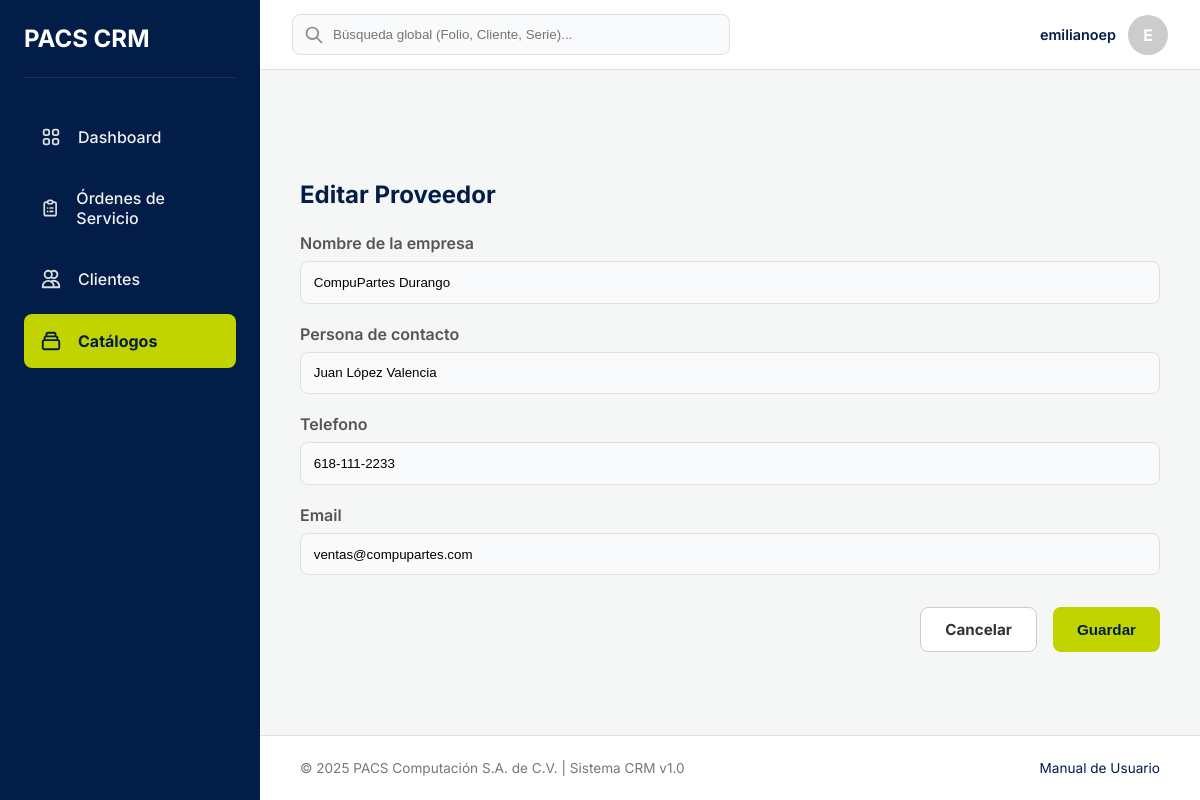
Page /catalogos/proveedores/editar/1/ (signed in) on the committed database.
### catalogo/models.py (models this page shows, shortened)
class Proveedor(models.Model):
    nombre_empresa = models.CharField(max_length=255, unique=True, verbose_name="Nombre de la empresa")
    persona_contacto = models.CharField(max_length=255, blank=True, null=True, verbose_name="Persona de contacto")
    telefono = models.CharField(max_length=20, blank=True, null=True)
    email = models.EmailField(max_length=254, blank=True, null=True)
    class Meta:
        verbose_name = "Proveedor"
        verbose_name_plural = "Proveedores"
        ordering = ['nombre_empresa'] # Ordenar alfabéticamente por defecto

### catalogo/views.py (the view, shortened to what this page needs)
# urls.py: path('proveedores/editar/<int:pk>/', views.ProveedorUpdateView.as_view(), name='editar_proveedor'),
class ProveedorUpdateView(LoginRequiredMixin, SuccessMessageMixin, UpdateView):
    model = Proveedor
    template_name = 'catalogo/proveedor_form.html'
    fields = ['nombre_empresa', 'persona_contacto', 'telefono', 'email']
    success_message = "Proveedor '%(nombre_empresa)s' actualizado correctamente."

### catalogo/templates/catalogo/proveedor_form.html (shortened to what this page needs)
{% extends 'base.html' %}
{% block content %}
<div class="form-card">
    <h2 style="margin-bottom: 1.5rem; color: var(--color-primario);">
        {% if form.instance.pk %}Editar{% else %}Registrar Nuevo{% endif %} Proveedor
    </h2>
    <form method="post">
        {% for field in form %}
        <div class="form-group">
            <label for="{{ field.id_for_label }}">{{ field.label }}</label>
            {{ field }}
        </div>
        {% endfor %}
        <div class="btn-container">
            <a href="{% url 'lista_catalogos' %}?tab=proveedores" class="btn" style="background:#fff; border:1px solid #ccc; color:#333;">Cancelar</a>
            <button type="submit" class="btn btn-action">Guardar</button>
        </div>
    </form>
</div>
{% endblock %}

### templates/base.html (shortened to what this page needs)
{% load static %}
<!DOCTYPE html>
<html lang="es">
<head>
</head>
<body>
    <aside class="sidebar" id="sidebar">
        <div class="sidebar-header">
            <h2 style="color: white;">PACS CRM</h2>
        </div>
        <nav class="sidebar-nav">
            <ul>
                <li>
                    <a href="{% url 'dashboard_home' %}" class="{% if 'dashboards' in request.path %}active{% endif %}">
                        <span>Dashboard</span>
                    </a>
                </li>
                <li>
                    <a href="{% url 'lista_ordenes' %}" class="{% if 'ordenes' in request.path %}active{% endif %}">
                        <span>Órdenes de Servicio</span>
                    </a>
                </li>
                <li>
                    <a href="{% url 'lista_clientes' %}" class="{% if 'clientes' in request.path %}active{% endif %}">
                        <svg class="nav-icon" fill="none" stroke="currentColor" viewBox="0 0 24 24"><path stroke-linecap="round" stroke-linejoin="round" stroke-width="2" d="M12 4.354a4 4 0 110 5.292M15 21H3v-1a6 6 0 0112 0v1zm0 0h6v-1a6 6 0 00-9-5.197M13 7a4 4 0 11-8 0 4 4 0 018 0z"></path></svg>
                        <span>Clientes</span>
                    </a>
                </li>
                <li>
                    <a href="{% url 'lista_catalogos' %}" class="{% if 'catalogos' in request.path %}active{% endif %}">
                        <span>Catálogos</span>
                    </a>
                </li>
            </ul>
        </nav>
    </aside>
    <header class="navbar">
        <div class="navbar-search">
            <svg class="search-icon" fill="none" stroke="currentColor" viewBox="0 0 24 24"><path stroke-linecap="round" stroke-linejoin="round" stroke-width="2" d="M21 21l-6-6m2-5a7 7 0 11-14 0 7 7 0 0114 0z"></path></svg>
            <input type="text" placeholder="Búsqueda global (Folio, Cliente, Serie)...">
        </div>
        <div class="navbar-user-area">
            <div class="user-profile">
                <span class="user-name">{{ user.get_full_name|default:user.username }}</span>
                <div style="width:40px;height:40px;background:#ccc;border-radius:50%;display:flex;align-items:center;justify-content:center;color:white;font-weight:bold;">
                    {{ user.username|slice:":1"|upper }}
                </div>
            </div>
        </div>
    </header>
    <main class="main-content">
        {% block content %}{% endblock %}
    </main>
    <footer class="footer">
        <div>© 2025 PACS Computación S.A. de C.V. | Sistema CRM v1.0</div>
        <div><a href="#" style="color:var(--color-primario);text-decoration:none;">Manual de Usuario</a></div>
    </footer>
</body>
</html>

### rows in the picture
Proveedor: form "CompuPartes Durango" "Juan López Valencia" "618-111-2233" "ventas@compupartes.com"

### other values in the picture
{{ user.get_full_name|default:user.username }} "emilianoep"
{{ user.username|slice:":1"|upper }} "E"
{{ field.label }} "Nombre de la empresa" "Persona de contacto" "Telefono" "Email"
